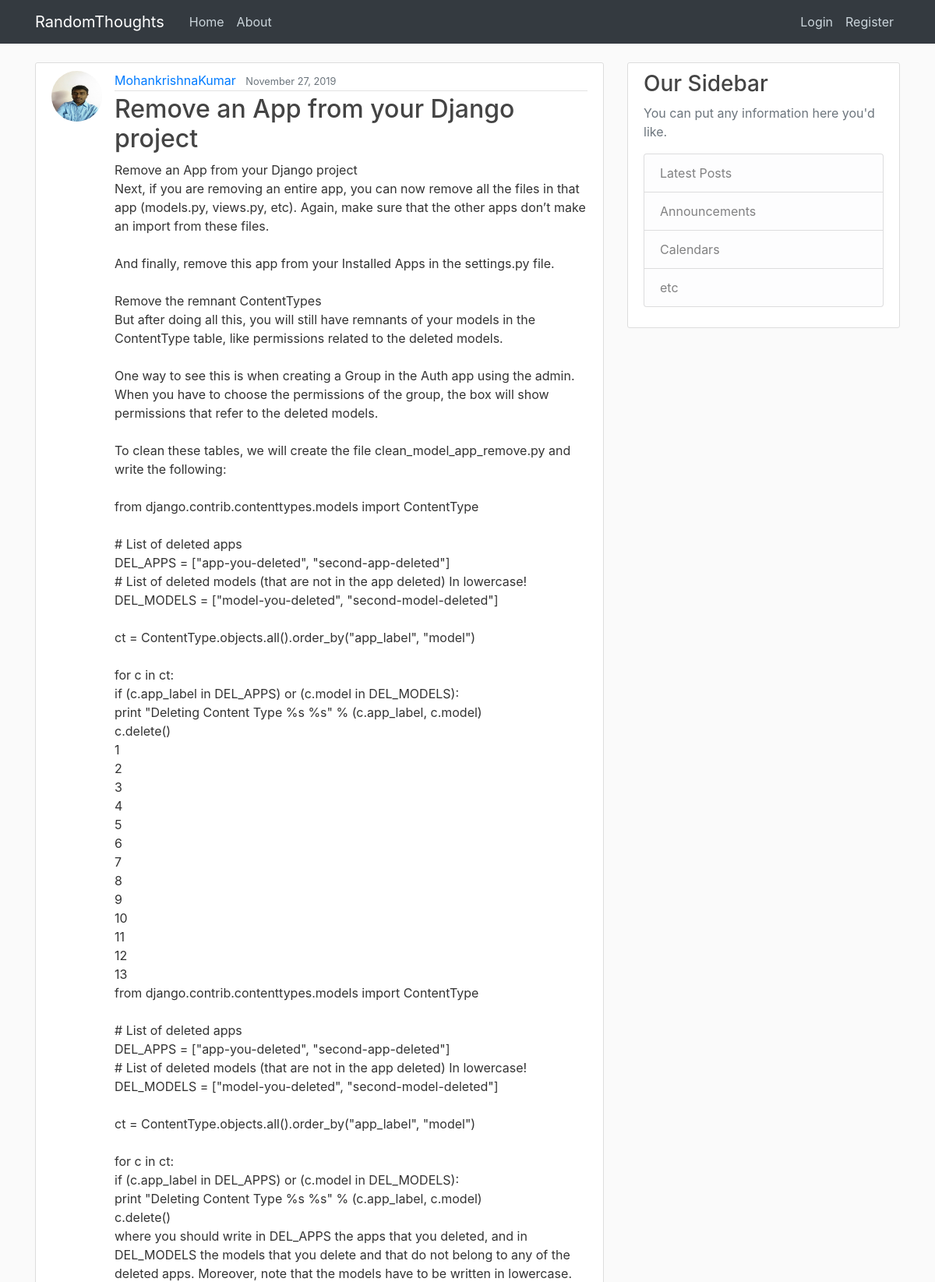
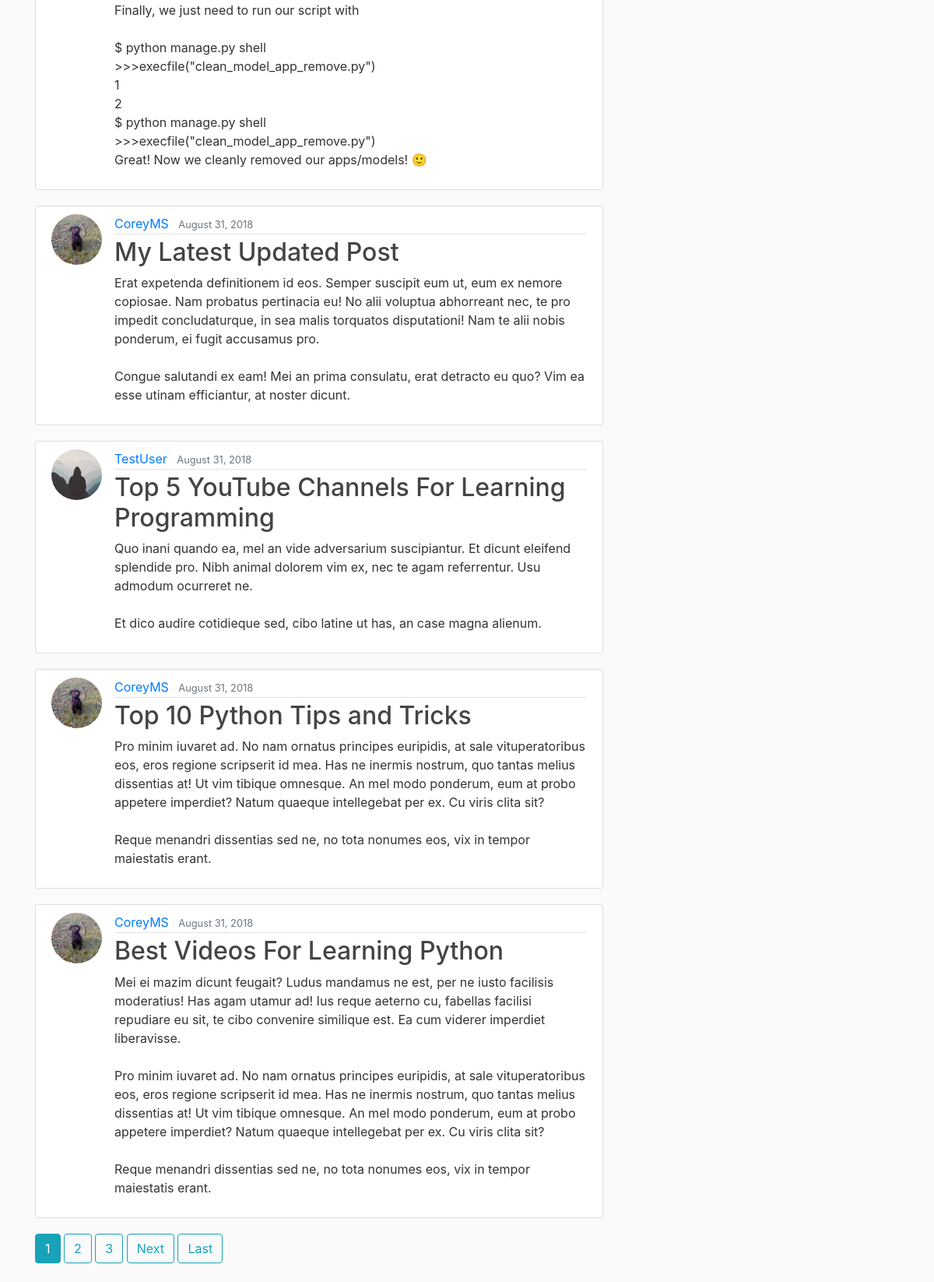
The page / on the database its author committed (2 pictures, top to bottom).
### blog/models.py (models this page shows, shortened)
class Post(models.Model):
    title = models.CharField(max_length=100)
    content = models.TextField()
    date_posted = models.DateTimeField(default=timezone.now)
    author = models.ForeignKey(User, on_delete=models.CASCADE)

### users/models.py (models this page shows, shortened)
class Profile(models.Model):
    user = models.OneToOneField(User, on_delete=models.CASCADE)
    image = models.ImageField(default='default.jpg', upload_to='profile_pics')

### blog/views.py (the view)
# urls.py: path('', PostListView.as_view(), name='blog-home'),
class PostListView(ListView):
    model = Post
    template_name = 'blog/home.html'  # <app>/<model>_<viewtype>.html
    context_object_name = 'posts'
    ordering = ['-date_posted']
    paginate_by = 5

### blog/templates/blog/home.html (shortened to what this page needs)
{% extends "blog/base.html" %}
{% block content %}
    {% for post in posts %}
        <article class="media content-section">
          <img class="rounded-circle article-img" src="{{ post.author.profile.image.url }}">
          <div class="media-body">
            <div class="article-metadata">
              <a class="mr-2" href="{% url 'user-posts' post.author.username %}">{{ post.author }}</a>
              <small class="text-muted">{{ post.date_posted|date:"F d, Y" }}</small>
            </div>
            <h2><a class="article-title" href="{% url 'post-detail' post.id %}">{{ post.title }}</a></h2>
            <p class="article-content">{{ post.content }}</p>
          </div>
        </article>
    {% endfor %}
    {% if is_paginated %}
      {% for num in page_obj.paginator.page_range %}
        {% if page_obj.number == num %}
          <a class="btn btn-info mb-4" href="?page={{ num }}">{{ num }}</a>
        {% elif num > page_obj.number|add:'-3' and num < page_obj.number|add:'3' %}
          <a class="btn btn-outline-info mb-4" href="?page={{ num }}">{{ num }}</a>
        {% endif %}
      {% endfor %}
      {% if page_obj.has_next %}
        <a class="btn btn-outline-info mb-4" href="?page={{ page_obj.next_page_number }}">Next</a>
        <a class="btn btn-outline-info mb-4" href="?page={{ page_obj.paginator.num_pages }}">Last</a>
      {% endif %}
    {% endif %}
{% endblock content %}

### blog/templates/blog/base.html (shortened to what this page needs)
{% load static %}
<!DOCTYPE html>
<html>
<head>
    <link rel="stylesheet" href="https://maxcdn.bootstrapcdn.com/bootstrap/4.0.0/css/bootstrap.min.css">
    <link rel="stylesheet" type="text/css" href="{% static 'blog/main.css' %}">
</head>
<body>
    <header class="site-header">
      <nav class="navbar navbar-expand-md navbar-dark bg-dark fixed-top">
        <div class="container">
          <a class="navbar-brand mr-4" href="{% url 'blog-home' %}">RandomThoughts</a>
          <div class="collapse navbar-collapse" id="navbarToggle">
            <div class="navbar-nav mr-auto">
              <a class="nav-item nav-link" href="{% url 'blog-home' %}">Home</a>
              <a class="nav-item nav-link" href="{% url 'blog-about' %}">About</a>
            </div>
            <div class="navbar-nav">
              {% if user.is_authenticated %}
                <a class="nav-item nav-link" href="{% url 'post-create' %}">New Post</a>
                <a class="nav-item nav-link" href="{% url 'profile' %}">Profile</a>
                <a class="nav-item nav-link" href="{% url 'logout' %}">Logout</a>
              {% else %}
                <a class="nav-item nav-link" href="{% url 'login' %}">Login</a>
                <a class="nav-item nav-link" href="{% url 'register' %}">Register</a>
              {% endif %}
            </div>
          </div>
        </div>
      </nav>
    </header>
    <main role="main" class="container">
      <div class="row">
        <div class="col-md-8">
          {% block content %}{% endblock %}
        </div>
        <div class="col-md-4">
          <div class="content-section">
            <h3>Our Sidebar</h3>
            <p class='text-muted'>You can put any information here you'd like.
              <ul class="list-group">
                <li class="list-group-item list-group-item-light">Latest Posts</li>
                <li class="list-group-item list-group-item-light">Announcements</li>
                <li class="list-group-item list-group-item-light">Calendars</li>
                <li class="list-group-item list-group-item-light">etc</li>
              </ul>
            </p>
          </div>
        </div>
      </div>
    </main>
</body>
</html>

### blog/static/blog/main.css (style rules this page uses)
body { background: #fafafa; color: #333333; margin-top: 5rem; }
h1, h2, h3, h4, h5, h6 { color: #444444; }
ul { margin: 0; }
.site-header .navbar-nav .nav-link { color: #cbd5db; }
.content-section { background: #ffffff; padding: 10px 20px; border: 1px solid #dddddd; border-radius: 3px; margin-bottom: 20px; }
.article-title { color: #444444; }
.article-content { white-space: pre-line; }
.article-img { height: 65px; width: 65px; margin-right: 16px; }
.article-metadata { padding-bottom: 1px; margin-bottom: 4px; border-bottom: 1px solid #e3e3e3 }

### rows shown on the page
Post: author.profile.image (picture), author "MohankrishnaKumar", date_posted "November 27, 2019", title "Remove an App from your Django project", content "Remove an App from your Django project Next, if you are removing an entire app, you can now remove all the files in that app (models.py, views.py, etc). Again, make sure that the other apps don’t make an import from these files. And finally, remove this app from your Installed Apps in the settings.py file. Remove the remnant ContentTypes But after doing all this, you will still have remnants of your models in the ContentType table, like permissions related to the deleted models. One way to see this is when creating a Group in the Auth app using the admin. When you have to choose the permissions of the group, the box will show permissions that refer to the deleted models. To clean these…"
Post: author.profile.image (picture), author "CoreyMS", date_posted "August 31, 2018", title "My Latest Updated Post", content "Erat expetenda definitionem id eos. Semper suscipit eum ut, eum ex nemore copiosae. Nam probatus pertinacia eu! No alii voluptua abhorreant nec, te pro impedit concludaturque, in sea malis torquatos disputationi! Nam te alii nobis ponderum, ei fugit accusamus pro. Congue salutandi ex eam! Mei an prima consulatu, erat detracto eu quo? Vim ea esse utinam efficiantur, at noster dicunt."
Post: author.profile.image (placeholder picture), author "TestUser", date_posted "August 31, 2018", title "Top 5 YouTube Channels For Learning Programming", content "Quo inani quando ea, mel an vide adversarium suscipiantur. Et dicunt eleifend splendide pro. Nibh animal dolorem vim ex, nec te agam referrentur. Usu admodum ocurreret ne. Et dico audire cotidieque sed, cibo latine ut has, an case magna alienum."
Post: author.profile.image (picture), author "CoreyMS", date_posted "August 31, 2018", title "Top 10 Python Tips and Tricks", content "Pro minim iuvaret ad. No nam ornatus principes euripidis, at sale vituperatoribus eos, eros regione scripserit id mea. Has ne inermis nostrum, quo tantas melius dissentias at! Ut vim tibique omnesque. An mel modo ponderum, eum at probo appetere imperdiet? Natum quaeque intellegebat per ex. Cu viris clita sit? Reque menandri dissentias sed ne, no tota nonumes eos, vix in tempor maiestatis erant."
Post: author.profile.image (picture), author "CoreyMS", date_posted "August 31, 2018", title "Best Videos For Learning Python", content "Mei ei mazim dicunt feugait? Ludus mandamus ne est, per ne iusto facilisis moderatius! Has agam utamur ad! Ius reque aeterno cu, fabellas facilisi repudiare eu sit, te cibo convenire similique est. Ea cum viderer imperdiet liberavisse. Pro minim iuvaret ad. No nam ornatus principes euripidis, at sale vituperatoribus eos, eros regione scripserit id mea. Has ne inermis nostrum, quo tantas melius dissentias at! Ut vim tibique omnesque. An mel modo ponderum, eum at probo appetere imperdiet? Natum quaeque intellegebat per ex. Cu viris clita sit? Reque menandri dissentias sed ne, no tota nonumes eos, vix in tempor maiestatis erant."

### other values the page prints
{{ num }} "1"
{{ num }} "2" "3"
